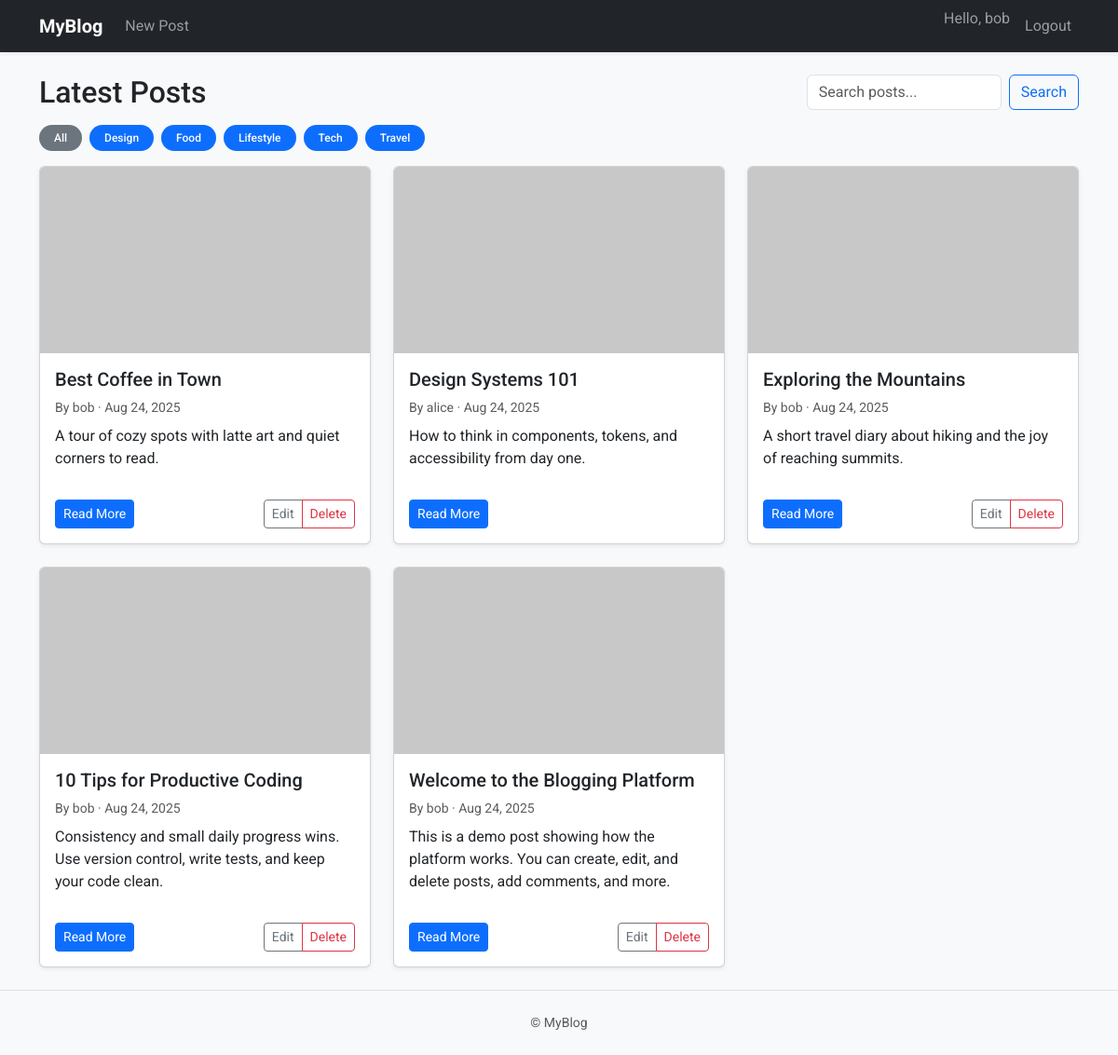
Screenshot of / (signed in) with the database file from the repository.
### blogging/models.py (models this page shows, shortened)
class Category(models.Model):
    name = models.CharField(max_length=100, unique=True)
    class Meta:
        ordering = ['name']

class Post(models.Model):
    title = models.CharField(max_length=200)
    content = models.TextField()
    author = models.ForeignKey(User, on_delete=models.CASCADE)
    image = models.ImageField(upload_to="posts/", blank=True, null=True)
    slug = models.SlugField(unique=True, blank=True, max_length=220)
    categories = models.ManyToManyField(Category, related_name="posts", blank=True)
    created_at = models.DateTimeField(auto_now_add=True)
    updated_at = models.DateTimeField(auto_now=True)
    class Meta:
        ordering = ['-created_at']
    def get_absolute_url(self):
        return reverse("post_detail", kwargs={"slug": self.slug})

### blogging/views.py (the view)
# urls.py: path('', PostListView.as_view(), name='post_list'),
class PostListView(LoginRequiredMixin, ListView):
    model = Post
    template_name = "blogging/post_list.html"
    context_object_name = "posts"
    paginate_by = 6
    def get_queryset(self):
        qs = Post.objects.select_related('author').prefetch_related('categories')
        query = self.request.GET.get("query") or ""
        category = self.request.GET.get("category") or ""
        if query:
            qs = qs.filter(Q(title__icontains=query) | Q(content__icontains=query) | Q(author__username__icontains=query))
        if category:
            qs = qs.filter(categories__name=category)
        return qs.distinct()
    def get_context_data(self, **kwargs):
        ctx = super().get_context_data(**kwargs)
        ctx["search_form"] = SearchForm(self.request.GET or None)
        ctx["categories"] = Category.objects.order_by('name')
        return ctx

### blogging/forms.py
class SearchForm(forms.Form):
    query = forms.CharField(max_length=100, required=False,
                            widget=forms.TextInput(attrs={"class":"form-control","placeholder":"Search posts..."}))

### blogging/templates/blogging/post_list.html (shortened to what this page needs)
{% extends 'blogging/base.html' %}
{% block content %}
<div class="d-flex flex-column flex-md-row justify-content-between align-items-md-center gap-2 mb-3">
  <h2 class="m-0">Latest Posts</h2>
  <form method="get" class="d-flex gap-2" role="search">
    {{ search_form.query }}
    <button class="btn btn-outline-primary" type="submit">Search</button>
  </form>
</div>
<div class="mb-3">
  <div class="d-flex flex-wrap gap-2">
    <a href="{% url 'post_list' %}" class="badge rounded-pill text-bg-secondary text-decoration-none px-3 py-2">All</a>
    {% for cat in categories %}
      <a href="?category={{ cat.name }}" class="badge rounded-pill text-bg-primary text-decoration-none px-3 py-2">{{ cat.name }}</a>
    {% endfor %}
  </div>
</div>
<div class="row g-4">
  {% for post in posts %}
  <div class="col-12 col-md-6 col-xl-4">
    <div class="card h-100 shadow-sm">
      {% if post.image %}
      <img src="{{ post.image.url }}" class="card-img-top" alt="{{ post.title }}">
      {% endif %}
      <div class="card-body d-flex flex-column">
        <h5 class="card-title">{{ post.title }}</h5>
        <p class="card-text text-muted small mb-2">By {{ post.author.username }} · {{ post.created_at|date:"M d, Y" }}</p>
        <p class="card-text flex-grow-1">{{ post.content|truncatewords:25 }}</p>
        <div class="d-flex justify-content-between align-items-center mt-3">
          <a href="{{ post.get_absolute_url }}" class="btn btn-primary btn-sm">Read More</a>
          {% if user == post.author or user.is_staff %}
          <div class="btn-group">
            <a href="{% url 'post_update' post.slug %}" class="btn btn-outline-secondary btn-sm">Edit</a>
            <a href="{% url 'post_delete' post.slug %}" class="btn btn-outline-danger btn-sm">Delete</a>
          </div>
          {% endif %}
        </div>
      </div>
    </div>
  </div>
  {% empty %}
  <div class="col-12"><div class="alert alert-info">No posts yet.</div></div>
  {% endfor %}
</div>
{% endblock %}

### blogging/templates/blogging/base.html (shortened to what this page needs)
<!DOCTYPE html>
<html lang="en">
<head>
  <link href="https://cdn.jsdelivr.net/npm/bootstrap@5.3.3/dist/css/bootstrap.min.css" rel="stylesheet">
  {% load static %}
  <link rel="stylesheet" href="{% static 'blogging/css/style.css' %}">
</head>
<body style="font-family:'Roboto',sans-serif;">
<nav class="navbar navbar-expand-lg navbar-dark bg-dark shadow-sm">
  <div class="container">
    <a class="navbar-brand fw-bold" href="{% url 'post_list' %}">MyBlog</a>
    <div class="collapse navbar-collapse" id="navbarsExample">
      <ul class="navbar-nav me-auto mb-2 mb-lg-0">
        {% if user.is_authenticated %}
        <li class="nav-item"><a class="nav-link" href="{% url 'post_create' %}">New Post</a></li>
        {% endif %}
      </ul>
      <ul class="navbar-nav ms-auto">
        {% if user.is_authenticated %}
        <li class="nav-item"><span class="navbar-text me-2">Hello, {{ user.username }}</span></li>
        <li class="nav-item"><a class="nav-link" href="{% url 'logout' %}">Logout</a></li>
        {% else %}
        <li class="nav-item"><a class="nav-link" href="{% url 'login' %}">Login</a></li>
        <li class="nav-item"><a class="nav-link" href="{% url 'register' %}">Register</a></li>
        {% endif %}
      </ul>
    </div>
  </div>
</nav>
<main class="container py-4">
  {% block content %}{% endblock %}
</main>
<footer class="border-top py-4 mt-auto">
  <div class="container text-center small text-muted">
    © {{ now|date:"Y" }} MyBlog
  </div>
</footer>
</body>
</html>

### blogging/static/blogging/css/style.css (style rules this page uses)
body { background-color: #f8f9fa; }
.card-img-top { object-fit: cover; height: 200px; }
.badge { font-weight: 500; }

### rows the page displays
Category: name "Design"
Category: name "Food"
Category: name "Lifestyle"
Category: name "Tech"
Category: name "Travel"
Post: image (placeholder picture), title "Best Coffee in Town", author.username "bob", created_at "Aug 24, 2025", content "A tour of cozy spots with latte art and quiet corners to read.", shows "Edit"
Post: image (placeholder picture), title "Design Systems 101", author.username "alice", created_at "Aug 24, 2025", content "How to think in components, tokens, and accessibility from day one."
Post: image (placeholder picture), title "Exploring the Mountains", author.username "bob", created_at "Aug 24, 2025", content "A short travel diary about hiking and the joy of reaching summits.", shows "Edit"
Post: image (placeholder picture), title "10 Tips for Productive Coding", author.username "bob", created_at "Aug 24, 2025", content "Consistency and small daily progress wins. Use version control, write tests, and keep your code clean.", shows "Edit"
Post: image (placeholder picture), title "Welcome to the Blogging Platform", author.username "bob", created_at "Aug 24, 2025", content "This is a demo post showing how the platform works. You can create, edit, and delete posts, add comments, and more.", shows "Edit"

### other values shown
{{ user.username }} "bob"
